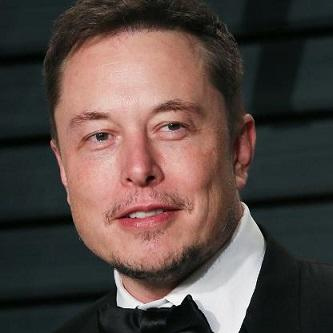
//> input picture imgs/elon.png, 333 x 333 px
$ ./trocaregioes   (built with g++ and OpenCV 4)
//> lines starting //> are read from the running program, lines starting //| are printed output that depends on the picture
/*
author: victor cortez
This program was made to swap the quadrants 1 with 4 and 2
with 3 in a grayscale image
*/

#include <iostream>
#include <opencv2/opencv.hpp>

using namespace cv;
using namespace std;

typedef struct
{
    int x;
    int y;
} MyPoint;

int main(int, char **)
{
    Vec3b val; //unused

    Mat image;
    image = imread("elon.png", CV_LOAD_IMAGE_GRAYSCALE);
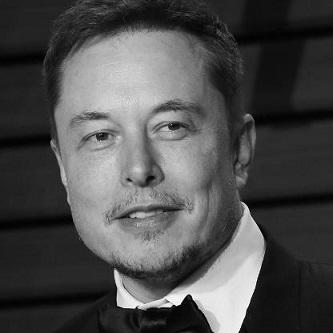
//> image: 333 rows x 333 cols, CV_8UC1; min 0, max 255, mean 76.5
    if (!image.data)
    {
        cout << "nao abriu" << endl;
    }
    namedWindow("janela", WINDOW_AUTOSIZE);

    cout << "the image has(h,w):" << endl;
    cout <<image.size().height << " " << image.size().width;
//| 333 333

    //getting the first quadrant and saving in a rect structure
    //**the two ending coordinates are RELATIVE to the two
    //initial ones!
    //*the order is: columns, rows
    Rect rect = Rect(0,0, image.cols/2, image.rows/2);
//> rect = Rect(0, 0, 166, 166)
    //or Rect rect(0,0, image.rows/2, image.cols/2)

    //this is actually referencing the main image. we need to COPY the roi.
    //used if we wanted to work on the original image.
    //Mat tempImg = image(rect);

    //getting a copy of the first quadrant
    Mat temp_img = image(rect).clone();
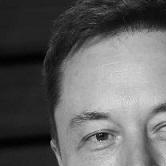
//> temp_img: 166 rows x 166 cols, CV_8UC1; min 0, max 226, mean 98.1

    //copy exerpt of 4th quadrant to 1st
    image(Rect(image.cols/2,image.rows/2,image.cols/2,image.rows/2))
    .copyTo(image(rect));
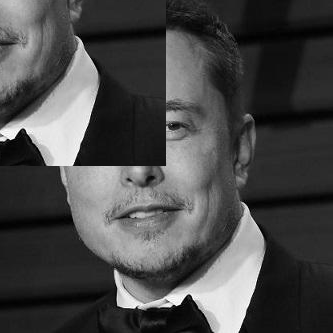
//> image: 333 rows x 333 cols, CV_8UC1; min 0, max 255, mean 72.4

    //copy exerpt of 1st to 4th
    temp_img
    .copyTo(image(Rect(image.cols/2,image.rows/2,image.cols/2,image.rows/2)));
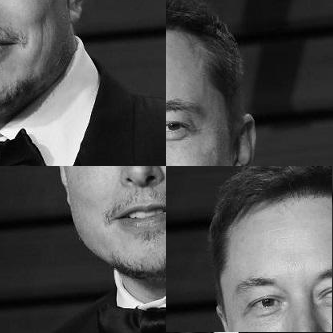
//> image: 333 rows x 333 cols, CV_8UC1; min 0, max 255, mean 76.5

    //same with 2nd and 3rd quadrants
    rect = Rect(image.cols/2,0, image.rows/2, image.cols/2);
//> rect = Rect(166, 0, 166, 166)
    temp_img = image(rect).clone();
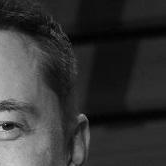
//> temp_img: 166 rows x 166 cols, CV_8UC1; min 0, max 205, mean 52.4
    image(Rect(0,image.rows/2,image.cols/2,image.rows/2))
    .copyTo(image(rect));
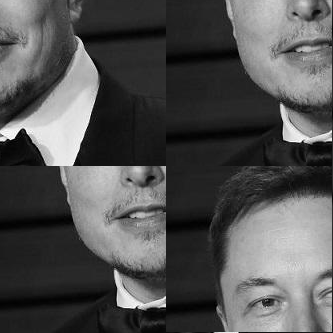
//> image: 333 rows x 333 cols, CV_8UC1; min 0, max 255, mean 82
    temp_img
    .copyTo(image(Rect(0,image.rows/2,image.cols/2,image.rows/2)));
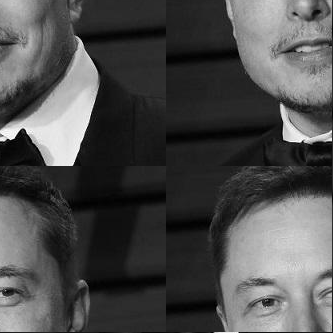
//> image: 333 rows x 333 cols, CV_8UC1; min 0, max 255, mean 76.5

    imshow("janela", image);
    waitKey();
    imwrite("trocaregioesOUT.png", image);


    return 0;
}

$ run again, with imgs/biel.png copied over imgs/elon.png
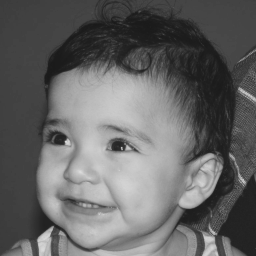
//> input picture imgs/biel.png, 256 x 256 px
//> image is the input picture: 256 rows x 256 cols, CV_8UC1; min 26, max 219, mean 100.9
//| 256 256
//> `temp_img = image(rect).clone();`:
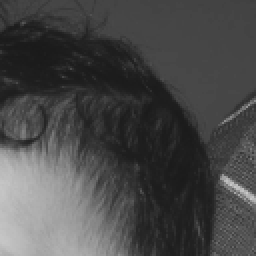
//> temp_img: 128 rows x 128 cols, CV_8UC1 (shown 2 times larger); min 26, max 201, mean 72.7
//> `temp_img .copyTo(image(Rect(0,image.rows/2,image.cols/2,image.rows/2)));`:
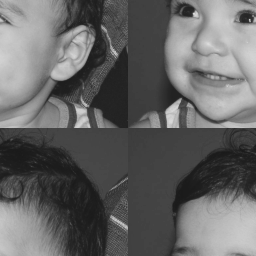
//> image: 256 rows x 256 cols, CV_8UC1; min 26, max 219, mean 100.9
